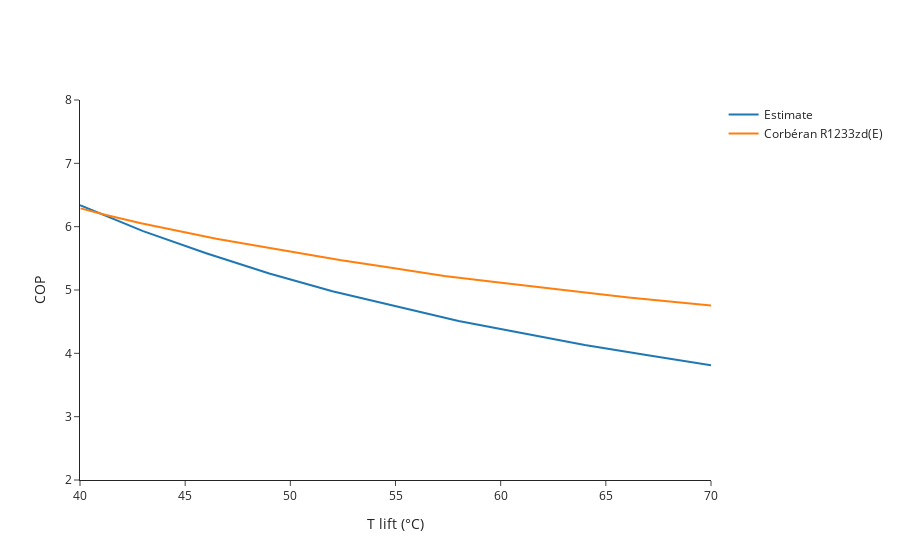

The notebook cell this image was saved under:
### Code cell
##### Validating Overall COP to Corberan
hp_corberan = heat_pump()
df_R1233 = pd.read_csv('corberan plot-data R1233zd(E).csv', header = 0)

df_corberan = pd.DataFrame(0, columns = ['DT', 'COP'], index = range(0,11))
df_corberan.DT = range(40,73, 3)

hp_corberan.hot_temperature_desired = 0.0
hp_corberan.cold_temperature_available = 80.0
hp_corberan.cold_buffer = 3
hp_corberan.hot_buffer = 5

hp_corberan.refrigerant_flag = True
hp_corberan.refrigerant = 'R1233zd(E)'
#hp_corberan.refrigerant = 'R365mfc'
#hp_corberan.refrigerant = 'Acetone'
#hp_corberan.refrigerant = 'Butene'

for i in df_corberan.index:
    hp_corberan.hot_temperature_desired = hp_corberan.cold_temperature_available + df_corberan.loc[i,'DT']
    hp_corberan.calculate_COP()
    df_corberan.loc[i,'COP'] = hp_corberan.actual_COP

fig = go.Figure()
fig.add_trace(go.Scatter(x=df_corberan['DT'], y=df_corberan['COP'], mode='lines', name='Estimate'))
fig.add_trace(go.Scatter(x=df_R1233['x'], y=df_R1233[' y'], mode='lines', name='Corbéran R1233zd(E)'))
fig.update_xaxes(range = (40, 70), title = 'T lift (°C)') 
fig.update_yaxes(range = (2,8), title = 'COP')
fig.update_layout(template = 'simple_white')
fig.show()
fig.write_image('plots/corberan.png')
print(error(4.77, 3.81))

### Figure 1 — Plotly figure (JSON) as saved in the notebook; plotly's stock layout.template omitted (floating-point values rounded to 4 significant figures)
{"data": [{"mode": "lines", "name": "Estimate", "type": "scatter", "x": [40, 43, 46, 49, 52, 55, 58, 61, 64, 67, 70], "y": [6.34, 5.93, 5.58, 5.26, 4.98, 4.74, 4.51, 4.32, 4.13, 3.97, 3.81]}, {"mode": "lines", "name": "Corbéran R1233zd(E)", "type": "scatter", "x": [40.03, 41.24, 42.9, 44.73, 46.48, 48.2, 50.17, 52.42, 54.56, 57.32, 59.52, 62.14, 64.23, 66.08, 67.8, 69.63, 71.3, 72.9], "y": [6.289, 6.184, 6.055, 5.926, 5.809, 5.709, 5.592, 5.469, 5.363, 5.223, 5.135, 5.029, 4.953, 4.883, 4.83, 4.777, 4.719, 4.66]}], "layout": {"xaxis": {"range": [40, 70], "title": {"text": "T lift (°C)"}}, "yaxis": {"range": [2, 8], "title": {"text": "COP"}}}}
